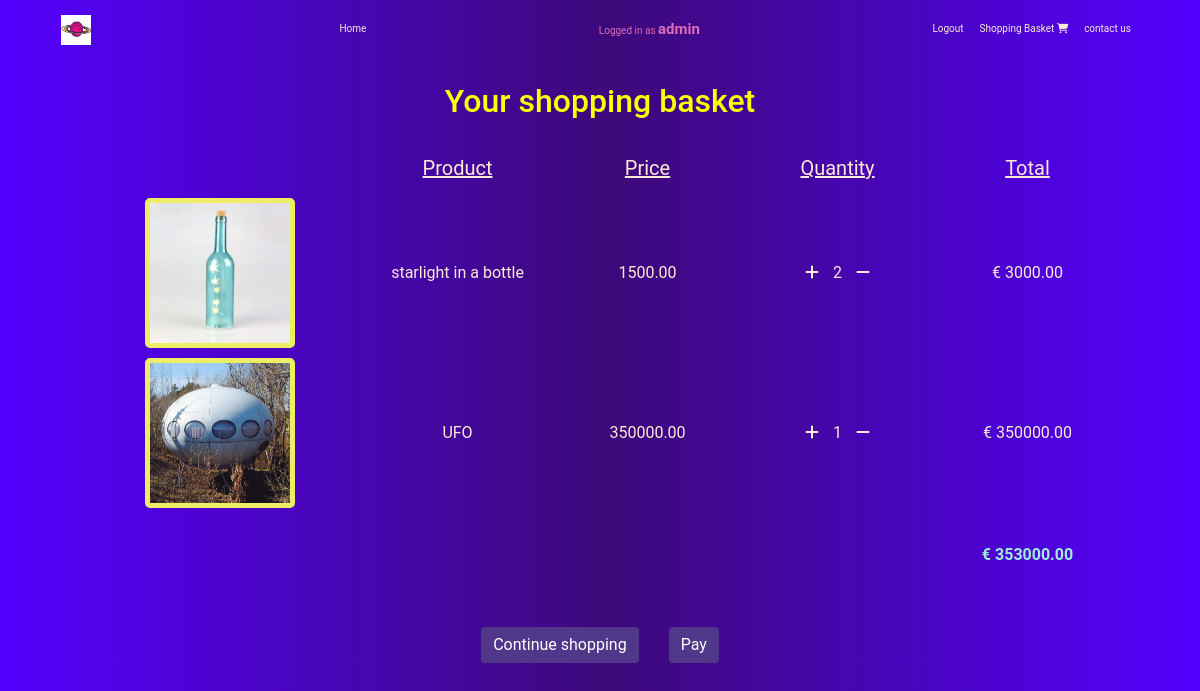
/cart/ (signed in), run on the app's committed database.
### onlineshop/models.py (models this page shows, shortened)
class User(AbstractUser):
    pass

class OrderItem(models.Model):
    article=models.ForeignKey(Article, on_delete=models.SET_NULL, blank=True, null=True)
    order=models.ForeignKey(Order, on_delete=models.SET_NULL, blank=True, null=True)
    quantity=models.IntegerField(default=0, null=True, blank=True)
    date_added=models.DateTimeField(auto_now_add=True)
    @property
    def get_total(self):
        total = self.article.price * self.quantity
        return total

class Article (models.Model):
    title = models.CharField(max_length=64, null=True, blank=True)
    short_description = models.TextField(default=None, null=True, blank=True)
    description = models.TextField()
    details = models.TextField(default=None, null=True, blank=True)
    price = models.DecimalField(max_digits=64, decimal_places=2)
    image = models.ImageField(null=True, blank=True)

class Order(models.Model):
    user=models.ForeignKey(User,on_delete=models.SET_NULL, blank=True, null=True)
    date_ordered=models.DateTimeField(auto_now_add=True)
    complete=models.BooleanField(default=False, null=True, blank=False)
    transaction_id=models.CharField(max_length=64, null=True)
    @property
    def get_cart_total(self):
        orderitems = self.orderitem_set.all()
        total = sum([item.get_total for item in orderitems])
        return total

### onlineshop/views.py (the view)
# urls.py: path("cart/", views.cart, name="cart"),
def cart(request):
    if request.user.is_authenticated:
        user = request.user
        order, created = Order.objects.get_or_create(user=user, complete=False)
        items = order.orderitem_set.all()
    else:
        items = []
    context ={"items": items, "order": order}
    return render(request, "onlineshop/cart.html", context)

### onlineshop/templates/onlineshop/cart.html (shortened to what this page needs)
{% extends "onlineshop/layout.html" %}
{% load static %}
{% block body %}
<div class="flex-container">
    <div>
        <h2 id="cart">Your shopping basket</h2>
    </div>
    <div class="container article">
        <div class="cartitem">
            <div class="row header">
                <div class="col-lg-2"><u>Product</u></div>
                <div class="col-lg-2"><u>Price</u></div>
                <div class="col-lg-2"><u>Quantity</u></div>
                <div class="col-lg-2"><u>Total</u></div>
            </div>
            {% for item in items %}
            <div class="cart-items">
                <div class="row cart-item">
                    <div class="col-lg-3">
                        <img class="cartimage" src="{{item.article.image.url}} " alt="image">
                    </div>
                    <div class="col-lg-2 carttitle">{{item.article.title}}</div>
                    <div class="col-lg-2 cartprice">{{item.article.price}}</div>
                    <div class="col-lg-2">
                        <div class="quantity"><i class="fa-solid fa-plus"></i></div>
                        <div class="quantity">{{item.quantity}}</div>
                        <div class="quantity"><i class="fa-solid fa-minus"></i></div>
                    </div>
                    <div class="col-lg-2">€ {{item.get_total}}</div>
                </div>
            </div>
            {% endfor %}
            <div class="row total">
                <div class="col-lg-2">€ {{order.get_cart_total}}</div>
            </div>
        </div>
    </div>
    <div class="container cartbutton">
        <div class="row">
            <div class="shoppingbutton">
                <a class="btn btn-primary" href="{% url 'index'%}">Continue shopping</a>
            </div>
            <div class="shoppingbutton">
                <a class="btn btn-primary" href="{% url 'checkout'%}">Pay</a>
            </div>
        </div>
    </div>
    {% endblock%}

### onlineshop/templates/onlineshop/layout.html (shortened to what this page needs)
{% load static %}
<!DOCTYPE html>
<html lang="en">
<head>
    <link rel="stylesheet" href="https://stackpath.bootstrapcdn.com/bootstrap/4.4.1/css/bootstrap.min.css"
>
    <link rel="stylesheet" href="{% static 'onlineshop/styles.css' %}">
</head>
<body>
    <div class="container">
        <nav class="navbar navbar-expand-sm">
            <div class="navnavbar-header">
                <a class="navbar-brand" href="#">
                    <img src="{% static 'onlineshop/images/saturn.jpg' %}" width="30" height="30" alt="universe">
                </a>
            </div>
            <ul class="navbar-nav justify-content-left">
                <li class="nav-item">
                    <a class="nav-link" href="{% url 'index' %}">Home</a>
                </li>
            </ul>
            {% if user.is_authenticated %}
            <ul class="navbar-nav justify-content-center">
                <li class="nav-item mx-auto">
                    Logged in as <b style="font-size: 15px;">{{request.user.username}}</b>
                </li>
            </ul>
            {% endif %}
            <ul class="navbar-nav justify-content-right">
                {% if user.is_authenticated %}
                <li class="nav-item">
                    <a class="nav-link" href="{% url 'logout' %} ">Logout</a>
                </li>
                <li class="nav-item">
                    <a class="nav-link" href="{% url 'cart' %} ">Shopping Basket <i
                            class="fa-solid fa-cart-shopping"></i></a>
                </li>
                {% else %}
                <li class="nav-item">
                    <a class="nav-link" href="{% url 'login' %} ">Login</a>
                </li>
                {% endif %}
                <li class="nav-item">
                    <a class=" nav-link" href="{% url 'contact' %}">contact us</a>
                </li>
            </ul>
        </nav>
    </div>
    <br>
    {% block body %}
    {% endblock %}
</body>
</html>

### onlineshop/static/onlineshop/styles.css (style rules this page uses)
.navbar-nav { margin-left: auto; font-size: 10px; }
body { background-color: rgb(116, 110, 129); background: linear-gradient(90deg, rgba(85, 0, 255, 1) 0%, rgba(61, 9, 121, 1) 51%, rgba(85, 0, 255, 1) 100%); color: antiquewhite; font-family: 'Roboto', Courier, monospace; }
.nav-link { color: antiquewhite; list-style: none; }
.btn.btn-primary { background-color: rgb(80, 55, 137); border: none; }
#cart { color: yellow }
.navbar-nav.justify-content-center { color: rgb(218, 110, 185); }
.container.article { padding-top: 5px; text-align: center; border-radius: none; background: none; color: antiquewhite; }
ul { margin-right: 0px; }
.flex-container { display: flex; justify-content: center; text-align: center; flex-direction: column; }
.row.header { margin-bottom: 10px; margin-top: 20px; font-size: 20px; justify-content: center; align-items: center; }
.row.cart-item { display: flex; justify-content: center; align-items: center; }
.row.total { display: flex; justify-content: center; align-items: center; font-weight: bold; color: rgb(158, 236, 219); border-top: rgb(218, 110, 185); margin-top: 30px }
.quantity { display: inline-block; padding: 5px; }
.cartbutton { display: flex; flex-direction: row; justify-content: center; margin-top: 50px; }
.shoppingbutton { text-align: center; margin-top: 10px; justify-content: space-around; margin-left: 15px; margin-right: 15px; }
.cartimage { width: 150px; height: 150px; margin-top: 5px; margin-bottom: 5px; border-radius: 5px; display: inline-block; border: 5px solid rgb(238, 238, 102) }

### data on the page
User: user.username "admin"
OrderItem: article.image (picture), article "starlight in a bottle", article.price "1500.00", quantity "2", get_total "3000.00"
OrderItem: article.image (picture), article "UFO", article.price "350000.00", quantity "1", get_total "350000.00"
Order: get_cart_total "353000.00"
